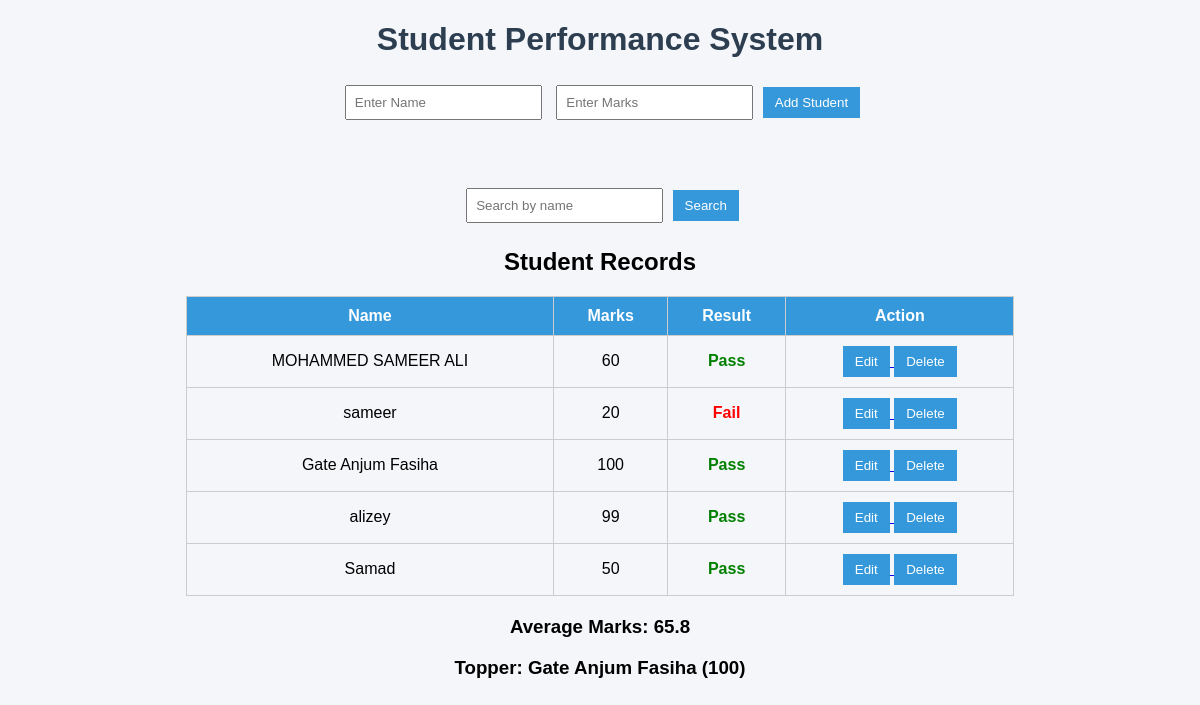
Before: / with the older database file.
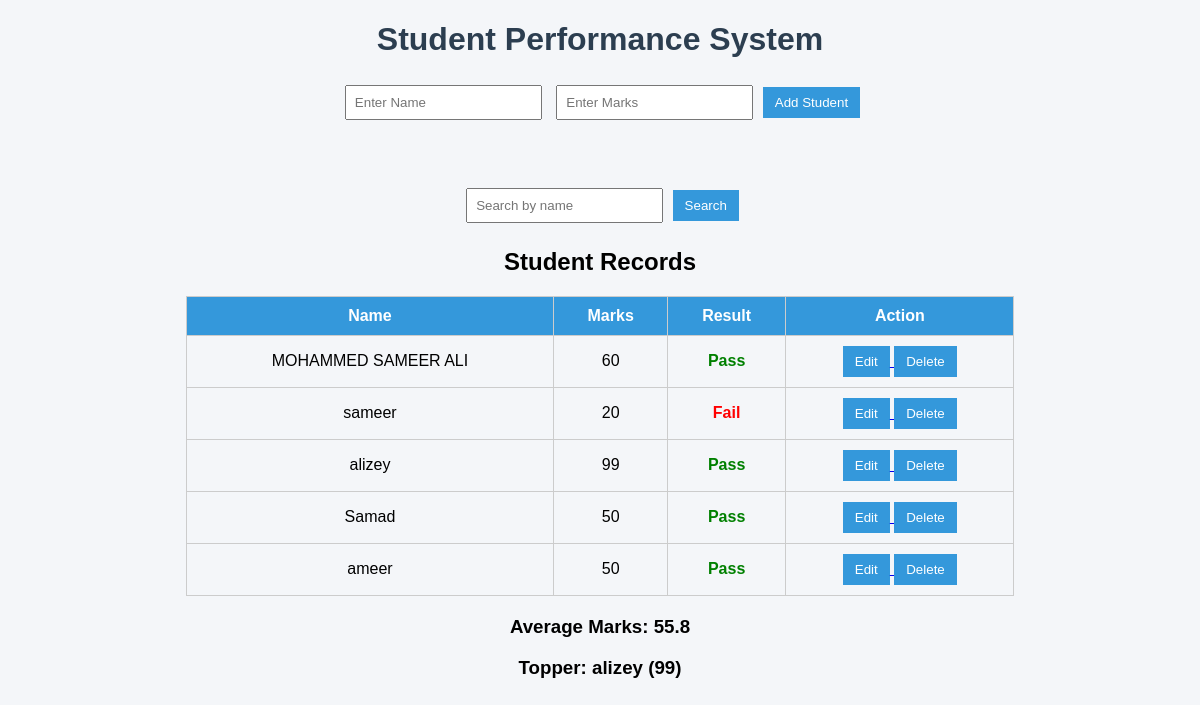
After: the same page with the newer database file.
### tables this page shows
CREATE TABLE students (
    id INTEGER PRIMARY KEY AUTOINCREMENT,
    name TEXT,
    marks INTEGER,
    result TEXT
);

### app.py (the view, shortened to what this page needs)
@app.route("/", methods=["GET", "POST"])
def index():
    conn = get_db()
    cur = conn.cursor()
    search_query = request.args.get("search")
    if search_query:
        cur.execute(
            "SELECT id, name, marks, result FROM students WHERE name LIKE ?",
            ("%" + search_query + "%",)
        )
    else:
        cur.execute("SELECT id, name, marks, result FROM students")
    data = cur.fetchall()
    cur.execute("SELECT AVG(marks) FROM students")
    avg = cur.fetchone()[0]
    cur.execute("SELECT name, MAX(marks) FROM students")
    topper = cur.fetchone()
    conn.close()
    return render_template("index.html", data=data, avg=avg, topper=topper)

### app.py (called while the page is built)
def get_db():
    return sqlite3.connect("students.db")

### templates/index.html (shortened to what this page needs)
<!DOCTYPE html>
<html>
<head>
    <link rel="stylesheet" href="{{ url_for('static', filename='style.css') }}">
</head>
<body>
<h1>Student Performance System</h1>
<form method="POST">
    <input type="text" name="name" placeholder="Enter Name" required>
    <input type="number" name="marks" placeholder="Enter Marks" required>
    <button type="submit">Add Student</button>
</form>
<br>
<form method="GET">
    <input type="text" name="search" placeholder="Search by name">
    <button type="submit">Search</button>
</form>
<h2>Student Records</h2>
<table>
    <tr>
        <th>Name</th>
        <th>Marks</th>
        <th>Result</th>
        <th>Action</th>
    </tr>
    {% for row in data %}
    <tr>
        <td>{{ row[1] }}</td>
        <td>{{ row[2] }}</td>
        <td class="{{ 'pass' if row[3] == 'Pass' else 'fail' }}">
            {{ row[3] }}
        </td>
        <td>
            <a href="{{ url_for('edit', id=row[0]) }}">
                <button>Edit</button>
            </a>
            <a href="{{ url_for('delete', id=row[0]) }}">
                <button>Delete</button>
            </a>
        </td>
    </tr>
    {% endfor %}
</table>
<h3>Average Marks: {{ avg }}</h3>
<h3>Topper: {{ topper[0] if topper else '' }} ({{ topper[1] if topper else '' }})</h3>
</body>
</html>

### static/style.css (style rules this page uses)
body { font-family: Arial, sans-serif; background-color: #f4f6f9; text-align: center; }
h1 { color: #2c3e50; }
form { margin: 20px auto; }
input { padding: 8px; margin: 5px; }
button { padding: 8px 12px; background-color: #3498db; color: white; border: none; cursor: pointer; }
table { margin: 20px auto; border-collapse: collapse; width: 70%; }
table, th, td { border: 1px solid #ccc; }
th { background-color: #3498db; color: white; }
td, th { padding: 10px; }
.pass { color: green; font-weight: bold; }
.fail { color: red; font-weight: bold; }

Changed rows visible on the page:
removed students: name "Gate Anjum Fasiha", marks "100", result "Pass"
added students: name "ameer", marks "50", result "Pass"
Other visible differences:
{{ avg }}: "65.8" → "55.8"
{{ topper[0] if topper else '' }}: "Gate Anjum Fasiha" → "alizey"
{{ topper[1] if topper else '' }}: "100" → "99"
